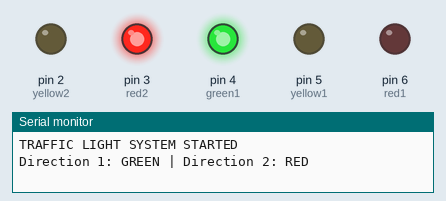
Recording of a sketch running on a simulated Arduino Uno, built with avr-gcc and run on an emulated ATmega328P. Shown: output pins drawn as LEDs (lit = HIGH), the last lines printed to the serial monitor. Pins used as bus, display or sensor lines are not drawn.

Above: at 2.5 s.
At 6.0 s:
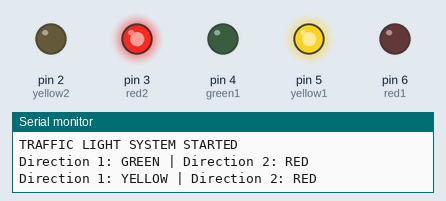
At 7.5 s:
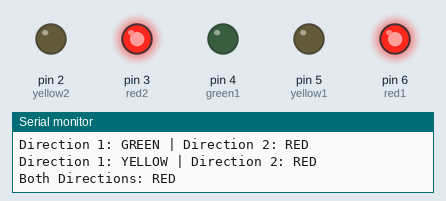
At 10.5 s:
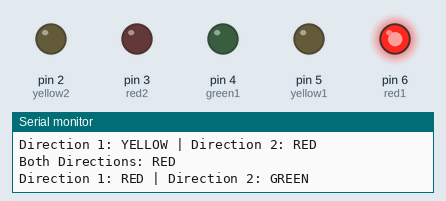
At 14.0 s:
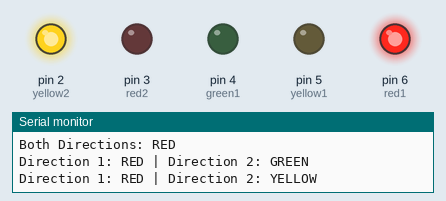
Timing chart, 0 to 20.8 s (numbered marks = the images above):
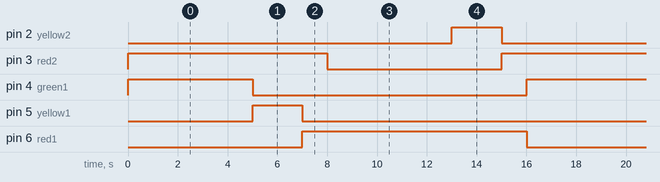

The sketch:

exp2.ino
```cpp
const int red1 = 6;
const int yellow1 = 5;
const int green1 = 4;

const int red2 = 3;
const int yellow2 = 2;
const int green2 = 1;

void setup() {
  pinMode(red1, OUTPUT);
  pinMode(yellow1, OUTPUT);
  pinMode(green1, OUTPUT);

  pinMode(red2, OUTPUT);
  pinMode(yellow2, OUTPUT);
  pinMode(green2, OUTPUT);

  Serial.begin(9600);
  Serial.println("TRAFFIC LIGHT SYSTEM STARTED");
}

void loop() {
  // Direction 1: GREEN, Direction 2: RED
  digitalWrite(green1, HIGH);
  digitalWrite(yellow1, LOW);
  digitalWrite(red1, LOW);

  digitalWrite(red2, HIGH);
  digitalWrite(yellow2, LOW);
  digitalWrite(green2, LOW);

  Serial.println("Direction 1: GREEN | Direction 2: RED");
  delay(5000);

  // Direction 1: YELLOW, Direction 2: RED
  digitalWrite(green1, LOW);
  digitalWrite(yellow1, HIGH);

  Serial.println("Direction 1: YELLOW | Direction 2: RED");
  delay(2000);

  // Both directions RED
  digitalWrite(yellow1, LOW);
  digitalWrite(red1, HIGH);
  digitalWrite(red2, HIGH);

  Serial.println("Both Directions: RED");
  delay(1000);

  // Direction 1: RED, Direction 2: GREEN
  digitalWrite(red2, LOW);
  digitalWrite(green2, HIGH);

  Serial.println("Direction 1: RED | Direction 2: GREEN");
  delay(5000);

  // Direction 1: RED, Direction 2: YELLOW
  digitalWrite(green2, LOW);
  digitalWrite(yellow2, HIGH);

  Serial.println("Direction 1: RED | Direction 2: YELLOW");
  delay(2000);

  // Both directions RED
  digitalWrite(yellow2, LOW);
  digitalWrite(red2, HIGH);
  digitalWrite(red1, HIGH);

  Serial.println("Both Directions: RED");
  delay(1000);
}
```

Measured:
- by itself, pin 2 (yellow2), pin 5 (yellow1): alternates HIGH for 2.0 s and LOW for 14.0 s
- by itself, pin 3 (red2), pin 6 (red1): alternates HIGH for 9.0 s and LOW for 7.0 s
- by itself, pin 4 (green1): alternates HIGH for 5.0 s and LOW for 11.0 s
